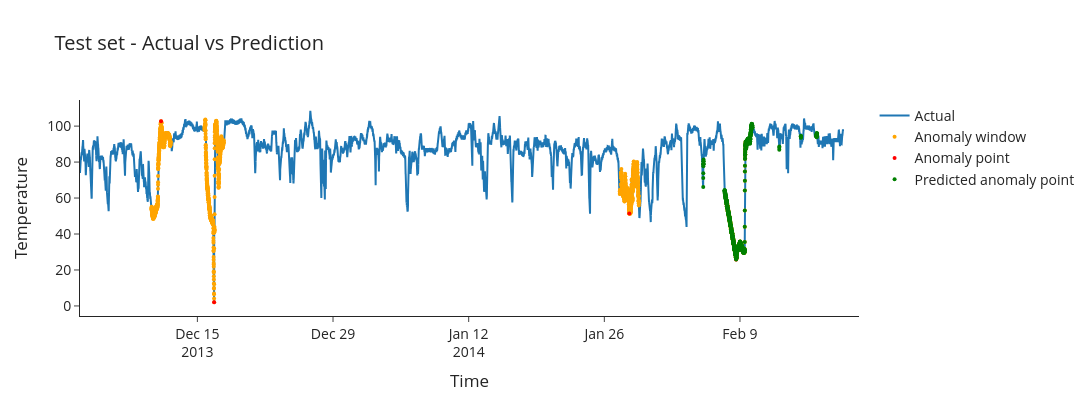

The notebook cell this image was saved under:
### Code cell
plot_test_actual_predicted(df_xgb_test_threshold)

### Figure 1 — Plotly figure (JSON) as saved in the notebook; plotly's stock layout.template omitted (floating-point values rounded to 4 significant figures; data arrays with more than 128 entries replaced by an {"elided": "..."} marker saying what was removed)
{"data": [{"name": "Actual", "type": "scatter", "x": {"elided": "22695 str values"}, "y": {"elided": "22695 float values"}}, {"marker": {"color": "orange", "size": 4, "symbol": "circle"}, "mode": "markers", "name": "Anomaly window", "type": "scatter", "x": {"elided": "2268 str values"}, "y": {"elided": "2268 float values"}}, {"marker": {"color": "red", "size": 4, "symbol": "circle"}, "mode": "markers", "name": "Anomaly point", "type": "scatter", "x": ["2013-12-11T06:00:00.000000000", "2013-12-16T17:25:00.000000000", "2014-01-28T13:55:00.000000000", "2014-02-08T14:30:00.000000000"], "y": [102.7, 2.085, 51.37, 25.89]}, {"marker": {"color": "green", "size": 4, "symbol": "circle"}, "mode": "markers", "name": "Predicted anomaly point", "type": "scatter", "x": {"elided": "856 str values"}, "y": {"elided": "856 float values"}}], "layout": {"font": {"size": 14}, "height": 400, "title": {"text": "Test set - Actual vs Prediction"}, "width": 1200, "xaxis": {"title": {"text": "Time"}}, "yaxis": {"title": {"text": "Temperature"}}}}
